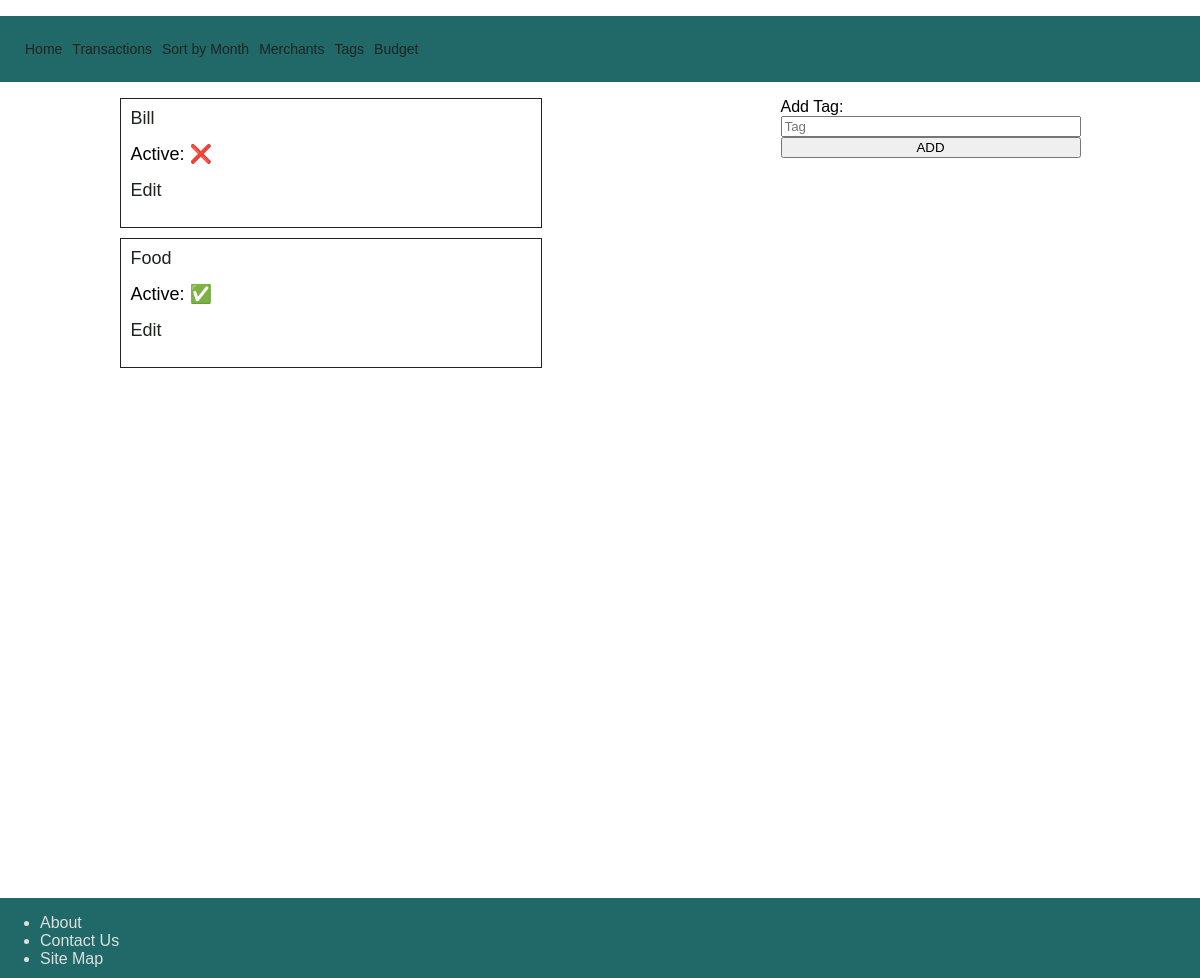
The app's page /tags, older data.
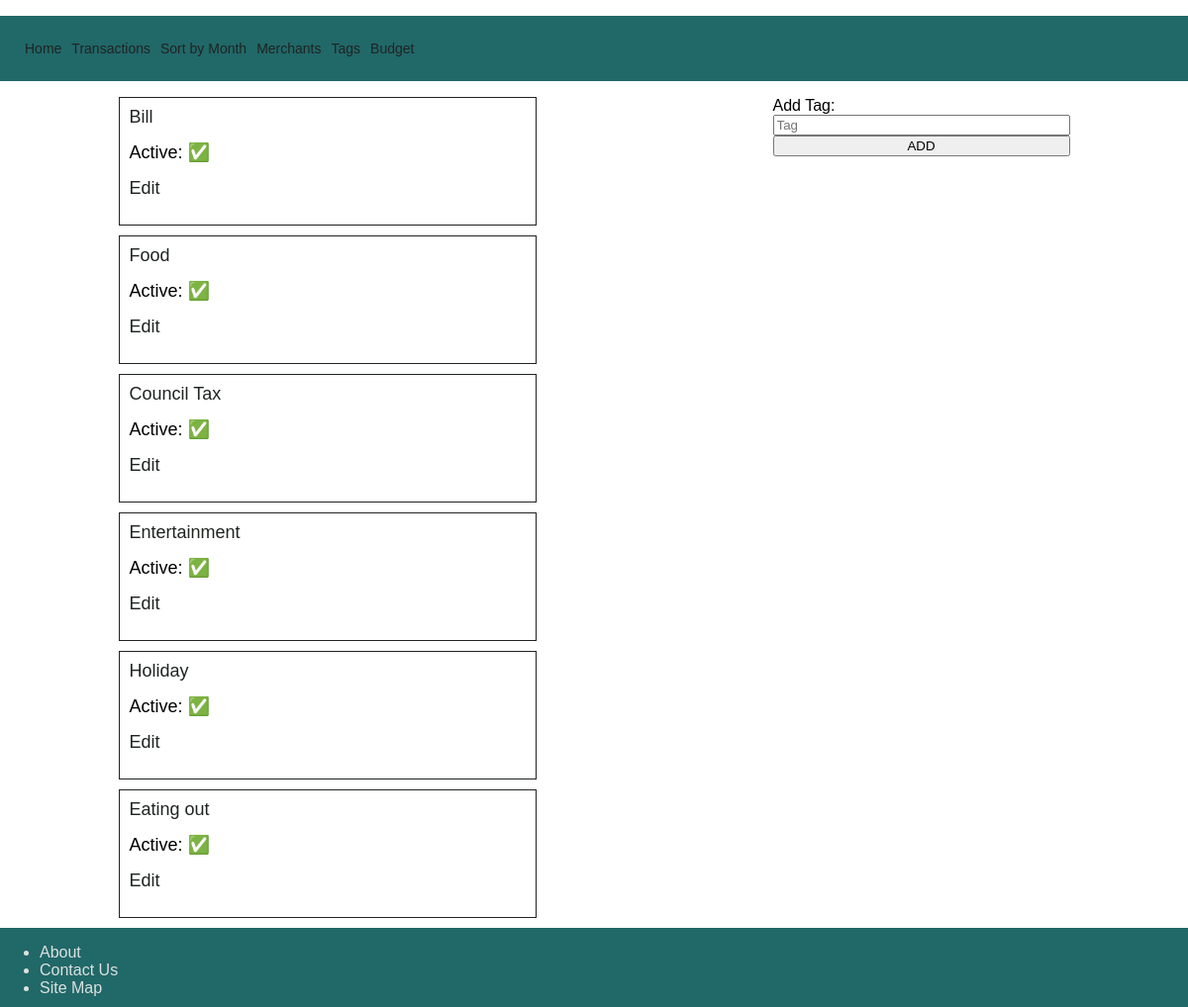
The same page, newer data.
### tables this page shows
CREATE TABLE tags(
    id INTEGER PRIMARY KEY AUTOINCREMENT,
    name VARCHAR,
    active BOOLEAN
);

### controllers/tag_controller.py (the view)
@tag_blueprint.route("/tags")
def tags():
    tags = tag_repository.select_all()
    return render_template(
        "tags/index.html",
        tags=tags,
    )

### db/run_sql.py (called while the page is built)
def get_db():
    path = os.path.dirname(os.path.abspath(__file__))
    db = os.path.join(path, "spending_manager.db")
    conn = sqlite3.connect(db)
    conn.execute("PRAGMA foreign_keys = 1")
    conn.row_factory = sqlite3.Row
    return conn

def run_sql(sql, values=[]):
    db = get_db()
    cursor = db.cursor()
    cursor.execute(sql, values)
    results = cursor.fetchall()
    db.commit()
    db.close()
    return results

### repositories/tag_repository.py (called while the page is built)
def select_all():
    tags = []
    sql = "SELECT * FROM tags"
    results = run_sql(sql)
    for row in results:
        tag = Tag(row["name"], bool(row["active"]), row["id"])
        tags.append(tag)
    return tags

### templates/tags/index.html
{% extends "base.html" %}
{% block content %}
<body>
    <main class="middle">
        {% for tag in tags %}
        <div class="transaction">
            <a href="/tags/{{tag.id}}">{{tag.name}}</a>
            {% if tag.active %}
            <p>Active: &#9989;</p>
            {% else %}
            <p>Active: &#10060;</p>
            {% endif %}
            <p><a href="/tags/{{tag.id}}/edit">Edit</a></p>
        </div>
        {% endfor %}
    </main>
    <aside class="right">
        <form action="/tags" method="POST">
            <label for="tag">Add Tag:</label>
            <input type="text" id="tag" name="tag" placeholder="Tag" autofocus required>
            <input class="btn btn--action" type='submit' value="ADD">
        </form>
    </aside>
    {% endblock %}

Row changes from the older to the newer data that the page shows:
changed tags "Bill": active "Active: ❌" → "Active: ✅"
added tags: name "Council Tax", active "Active: ✅"
added tags: name "Entertainment", active "Active: ✅"
added tags: name "Holiday", active "Active: ✅"
added tags: name "Eating out", active "Active: ✅"
